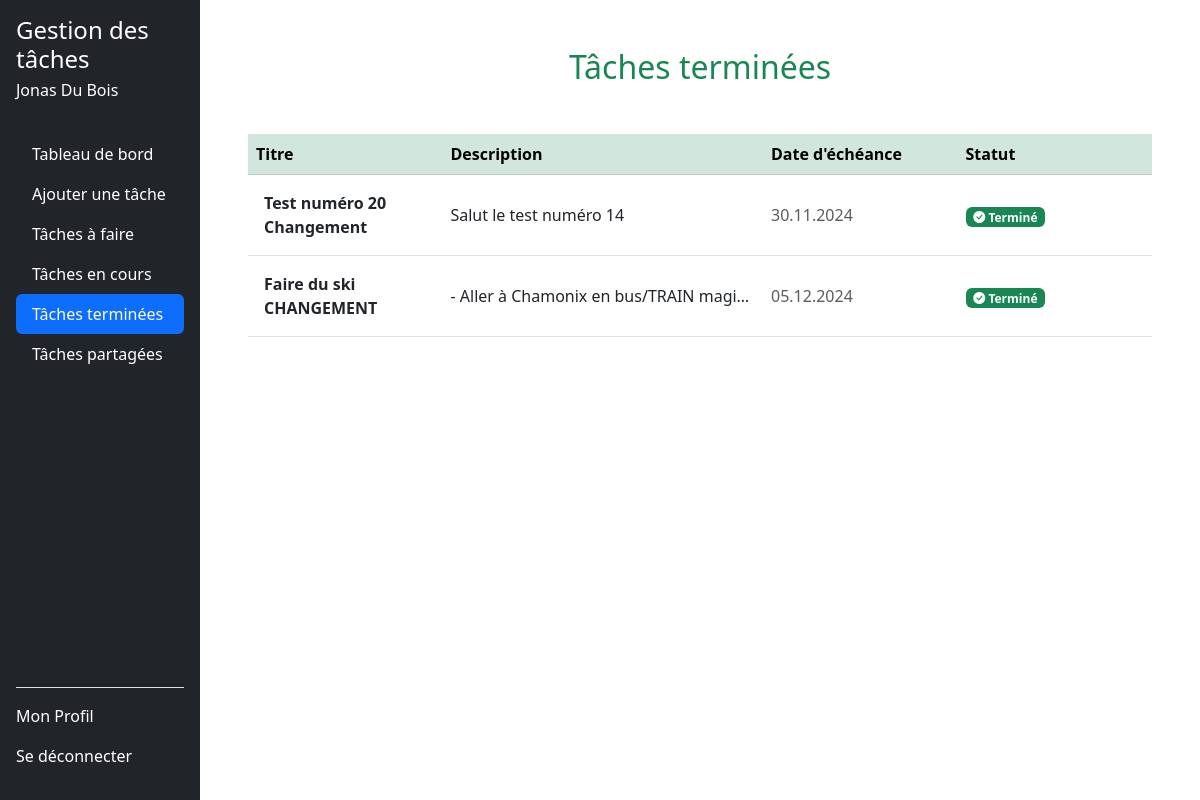
Page /taches_terminees.php (signed in) on the earlier database version.
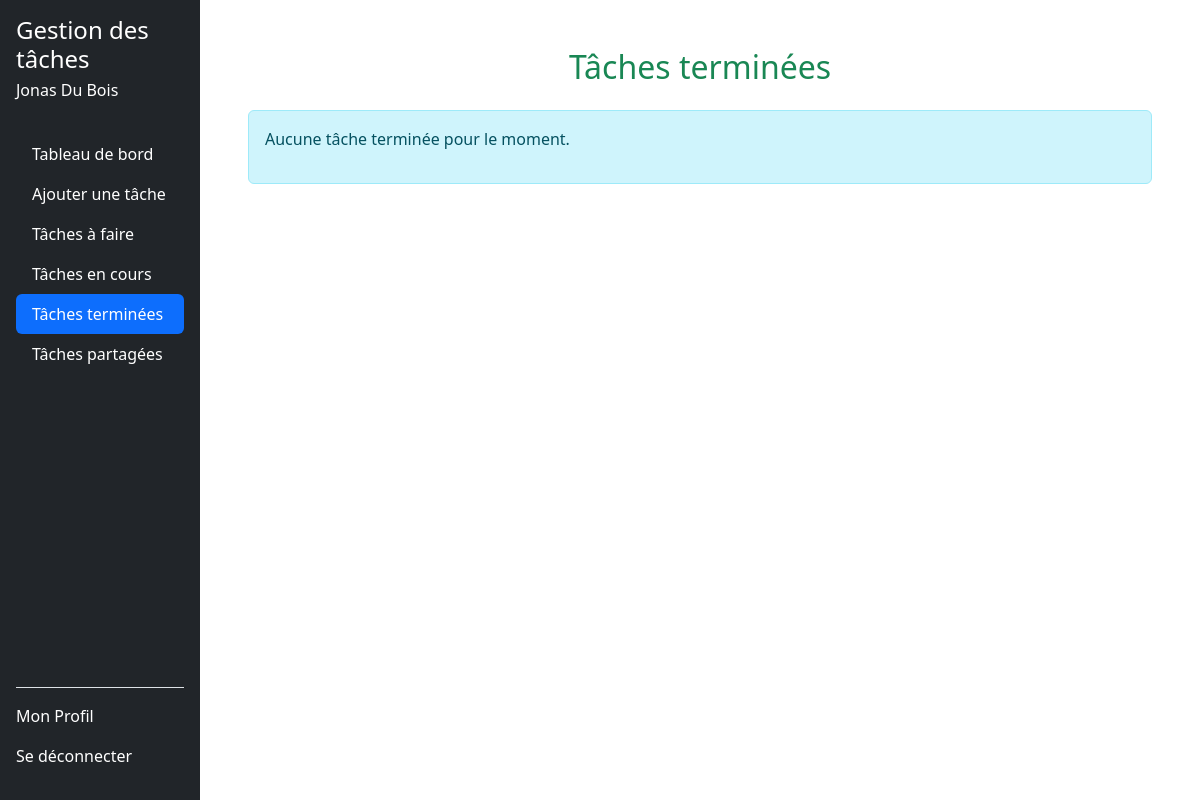
Same page on the later database version.
### tables this page shows
CREATE TABLE tasks (
        id INTEGER PRIMARY KEY AUTOINCREMENT,
        userId INTEGER NOT NULL,
        titre TEXT NOT NULL,
        description TEXT DEFAULT NULL,
        dateEcheance DATE DEFAULT NULL,
        statut TEXT CHECK(statut IN ('a_faire', 'en_cours', 'termine')) DEFAULT 'a_faire',
        createdAt TIMESTAMP DEFAULT CURRENT_TIMESTAMP, 
        FOREIGN KEY (userId) REFERENCES users(id) ON DELETE CASCADE
    );

### src/dbManager/DbManagerCRUD.php (called while the page is built, shortened)
<?php
class DbManagerCRUD implements I_ApiCRUD
{
    private $db;
    public function __construct()
    {
        $config = parse_ini_file(__DIR__ . '/../config/db.ini');
        $dsn = $config['dsn'];
        $username = $config['username'];
        $password = $config['password'];
        $this->db = new \PDO($dsn, $username, $password);
    }
    public function rendPersonnes(string $email): array
    {
        $sql = "SELECT * FROM users WHERE email = :email;";
        $stmt = $this->db->prepare($sql);
        $stmt->bindParam(':email', $email, \PDO::PARAM_STR);
        try {
            $stmt->execute();
            $donnees = $stmt->fetchAll(\PDO::FETCH_ASSOC);
            $tabUsers = [];
            foreach ($donnees as $donneesUser) {
                $user = new Users(
                    $donneesUser["prenom"],
                    $donneesUser["nom"],
                    $donneesUser["email"],
                    $donneesUser["noTel"],
                    $donneesUser["motDePasse"],
                    $donneesUser["id"]
                );
                $tabUsers[] = $user;
            }
            return $tabUsers;
        } catch (\PDOException $e) {
            error_log("Erreur lors de la récupération des utilisateurs : " . $e->getMessage());
            return [];
        }
    }
    public function getTasksByUserIdAndStatus($userId, $status)
    {
        try {
            $stmt = $this->db->prepare('
            SELECT t.id, t.titre, t.description, t.dateEcheance, t.statut
            FROM tasks t
            JOIN task_users tu ON t.id = tu.taskId
            WHERE tu.userId = :userId AND t.statut = :status
        ');
            $stmt->execute(['userId' => $userId, 'status' => $status]);
            $tasks = [];
            while ($taskData = $stmt->fetch(\PDO::FETCH_ASSOC)) {
                $task = new Task(
                    $taskData['titre'],
                    $taskData['description'],
                    [],
                    $taskData['dateEcheance'],
                    $taskData['statut']
                );
                $tasks[] = $task;
            }
            return $tasks;
        } catch (\PDOException $e) {
            throw new \Exception("Erreur lors de la récupération des tâches : " . $e->getMessage());
        }
    }
}

### Includes/functions.php (called while the page is built, shortened)
<?php
function getUserByEmail($email, $dbManager) {
    $userInfoArray = $dbManager->rendPersonnes($email);
    return !empty($userInfoArray) ? $userInfoArray[0] : null;
}
function getStatusBadgeClass(string $statut): string
{
    $badgeClasses = [
        'À faire' => 'bg-danger',
        'En cours' => 'bg-warning',
        'Terminé' => 'bg-success',
    ];
    return $badgeClasses[$statut] ?? 'bg-secondary';
}

### src/dbManager/Users.php (called while the page is built, shortened)
<?php
class Users {
    private $id;
    public function __construct(string $prenom, string $nom, string $email, string $noTel, string $motDePasse ,int $id = 0) {
        $this->id = $id;
    }
    public function rendId(): int {
        return (int)$this->id;
    }
}

### src/dbManager/Task.php (called while the page is built, shortened)
<?php
class Task
{
    private $id;
    private $titre;
    private $description;
    private $dateEcheance;
    private $statut;
    public function __construct(
        string $titre,
        string $description = null,
        array $userIds = null,
        string $dateEcheance = null,
        string $statut = 'a_faire',
        int $id = 0,
    ) {
        $this->titre = $titre;
        $this->description = $description;
        $this->dateEcheance = $dateEcheance;
        $this->statut = $statut;
        $this->id = $id;
    }
    private function isValidDate(string $date): bool
    {
        $d = DateTime::createFromFormat('Y-m-d', $date);
        return $d && $d->format('Y-m-d') === $date;
    }
    public function rendId(): int
    {
        return $this->id;
    }
    public function rendTitre(): string
    {
        return $this->titre;
    }
    public function rendDescription(): ?string
    {
        return $this->description;
    }
    public function getFormattedDateEcheance(): ?string
    {
        if ($this->dateEcheance) {
            $d = DateTime::createFromFormat('Y-m-d', $this->dateEcheance);
            return $d ? $d->format('d.m.Y') : null;
        }
        return null;
    }
    public function getFormattedStatut(): string
    {
        $statutTraduction = [
            'a_faire' => 'À faire',
            'en_cours' => 'En cours',
            'termine' => 'Terminé',
        ];
        return $statutTraduction[$this->statut] ?? 'Inconnu';
    }
}

### taches_terminees.php (the view, shortened to what the changed rows need)
<?php
require_once 'includes/functions.php';
$dbManager = new DbManagerCRUD();
$email = $_SESSION['email_user'];
$userInfo = getUserByEmail($email, $dbManager);
$userId = $userInfo->rendId();
$tacheTermine = $dbManager->getTasksByUserIdAndStatus($userId, 'termine');
?>
<!DOCTYPE html>
<html lang="fr">
<head>
    <link href="https://cdn.jsdelivr.net/npm/bootstrap@5.3.0-alpha3/dist/css/bootstrap.min.css" rel="stylesheet">
    <link href="style/styleSheet.css" rel="stylesheet">
    <link href="https://cdn.jsdelivr.net/npm/bootstrap-icons/font/bootstrap-icons.css" rel="stylesheet">
</head>
<body>
    <div class="d-flex">
        <?php include 'includes/sidebar.php'; ?>
        <div class="main-content ms-auto col-md-9 col-lg-10 p-5">
            <h2 class="text-center mb-4 text-success">Tâches terminées</h2>
            <?php if (empty($tacheTermine)): ?>
                <div class="alert alert-info mt-4" role="alert">
                    <p>Aucune tâche terminée pour le moment.</p>
                </div>
            <?php else: ?>
                <div class="table-responsive pt-4">
                    <table class="table table-hover align-middle">
                        <thead class="table-success">
                            <tr>
                            <th scope="col" style="width: 20%;">Titre</th>
                                <th scope="col" style="width: 30%;">Description</th>
                                <th scope="col" style="width: 20%;">Date d'échéance</th>
                                <th scope="col" style="width: 20%;">Statut</th>
                            </tr>
                        </thead>
                        <tbody>
                            <?php foreach ($tacheTermine as $task): ?>
                                <tr class="clickable-row" data-href="task_details.php?task_id=<?php echo $task->rendId(); ?>">
                                    <td scope="row" class="fw-bold text-dark p-3"><?php echo htmlspecialchars($task->rendTitre()); ?></td>
                                    <td class="text-truncate" style="max-width: 300px;">
                                        <?php echo htmlspecialchars($task->rendDescription()); ?>
                                    </td>
                                    <td class="text-muted"><?php echo htmlspecialchars($task->getFormattedDateEcheance()); ?></td>
                                    <td>
                                        <span class="badge <?php echo getStatusBadgeClass($task->getFormattedStatut()); ?> me-1">
                                            <i class="bi bi-check-circle-fill"></i> <?php echo htmlspecialchars($task->getFormattedStatut()); ?>
                                        </span>
                                    </td>
                                </tr>
                            <?php endforeach; ?>
                        </tbody>
                    </table>
                </div>
            <?php endif; ?>
        </div>
    </div>
</body>
</html>

### Includes/sidebar.php (shortened to what the changed rows need)
<div class="col-md-3 col-lg-2 bg-dark text-white sidebar position-fixed vh-100 d-flex flex-column p-3">
    <ul class="nav nav-pills flex-column mb-auto pt-3">
    <?php
                    $navLinks = [
                        'dashboard.php' => 'Tableau de bord',
                        'ajouter_tache.php' => 'Ajouter une tâche',
                        'taches_a_faire.php' => 'Tâches à faire',
                        'taches_en_cours.php' => 'Tâches en cours',
                        'taches_terminees.php' => 'Tâches terminées',
                        'taches_partage.php' => 'Tâches partagées',
                    ];
                    foreach ($navLinks as $link => $label) {
                        $active = basename($_SERVER['PHP_SELF']) == $link ? 'active' : '';
                        echo "<li class='nav-item'>
                                <a href='$link' class='nav-link text-white $active'>$label</a>
                              </li>";
                    }
                    ?>
                </ul>
</div>

Differences in the rows shown:
removed tasks: titre "Test numéro 20 Changement", description "Salut le test numéro 14", dateEcheance "30.11.2024", statut "Terminé"
removed tasks: titre "Faire du ski CHANGEMENT", description "- Aller à Chamonix en bus/TRAIN magi…", dateEcheance "05.12.2024", statut "Terminé"
Other differences:
text no longer shown: "Titre Description Date d'échéance Statut"
text now shown: "Aucune tâche terminée pour le moment."
